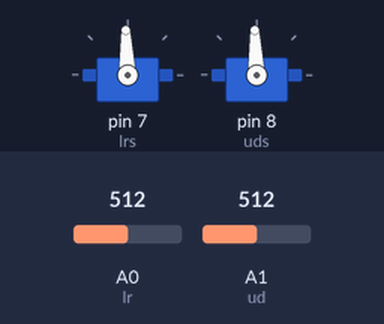
A sketch run on a simulated Arduino Uno, built with avr-gcc and run on an emulated ATmega328P. On the bench: 2 × servo. The test bench sets the inputs (shaded band); at power-on: A0 (lr) = 512, A1 (ud) = 512.

Above: at 1.2 s.
1.3 s: A0 (lr) set to 716
At 1.7 s:
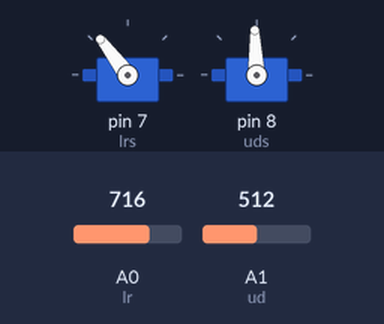
2.8 s: A1 (ud) set to 716
At 4.0 s:
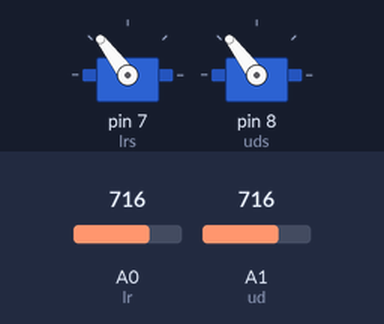
4.3 s: A0 (lr) set to 900
At 5.2 s:
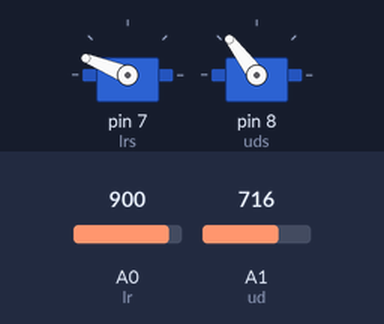
5.8 s: A1 (ud) set to 900
At 6.3 s:
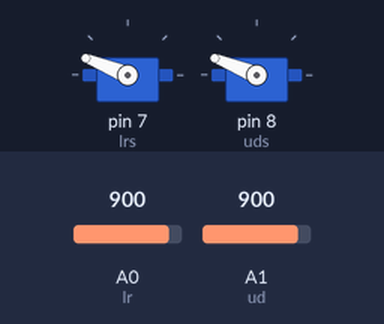
7.3 s: A0 (lr) set to 1023
At 8.5 s:
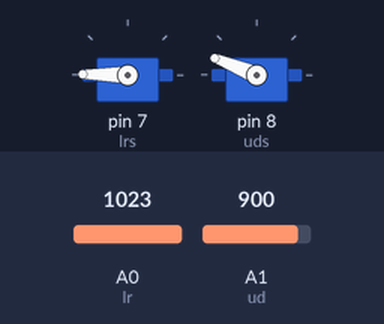
8.8 s: A1 (ud) set to 1023
At 9.8 s:
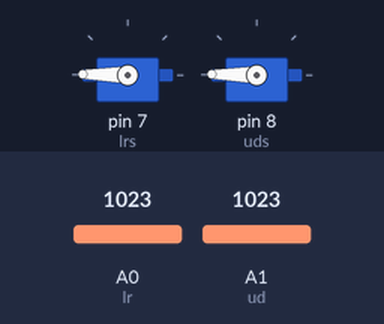
Timing chart, 0 to 11.3 s (numbered marks = the images above; inputs shaded):
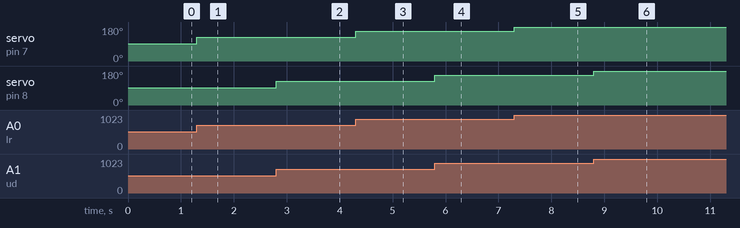

The sketch:

laser-turret.ino
```cpp
//===========================================
// LASER SERVO V1.0
// A LASER TURRET THAT CAN GO LEFT TO RIGHT,
// UP TO DOWN WITH THE HELP OF SERVOS
//===========================================
// PINOUT DIAGRAM:
//===========================================
// ITEM                 PIN NUMBER
// SERVO (LEFT RIGHT)   7
// SERVO (UP DOWN)      8
// LASER                (NORMAL GROUND AND 5V)
// POT (LEFT TO RIGHT)  A0
// POT (UP TO DOWN)     A1
//===========================================
// NABIL RIDHWANSHAH (C) 2019

// Include the Servo library
#include <Servo.h>

// Define pins for the potentiometer that controls the servo (lr means left right, ud means up down)
#define lr A0
#define ud A1

// Degine Servos (lrs means left right servo, uds means up down servo)
Servo lrs;
Servo uds;

void setup() {

//  Begin the Serial (For debugging)
  Serial.begin(9600);

// Set the potentiometers as input
  pinMode(lr, INPUT);
  pinMode(ud, INPUT);

// Attach the servo motors to the pin number
  lrs.attach(7);
  uds.attach(8);

}

void loop() {

//  .write() moves the servo from the value of 0 to 180 Degrees, here I mapped the value of the potentiometer 0 to 180 degrees.
// Range is 5 to 180 because to avoid the servo-correcting itself sound.
  lrs.write(map(analogRead(lr), 0 , 1024 , 5 , 180));
  uds.write(map(analogRead(ud), 0 , 1024 , 5 , 180));

}
```

Measured:
- after the input at 1.3 s, servo on pin 7 (lrs): 92° → 127° at once
- after the input at 2.8 s, servo on pin 8 (uds): 92° → 127° at once
- after the input at 4.3 s, servo on pin 7 (lrs): 127° → 158° at once
- after the input at 5.8 s, servo on pin 8 (uds): 127° → 158° at once
- after the input at 7.3 s, servo on pin 7 (lrs): 158° → 179° at once
- after the input at 8.8 s, servo on pin 8 (uds): 158° → 179° at once
